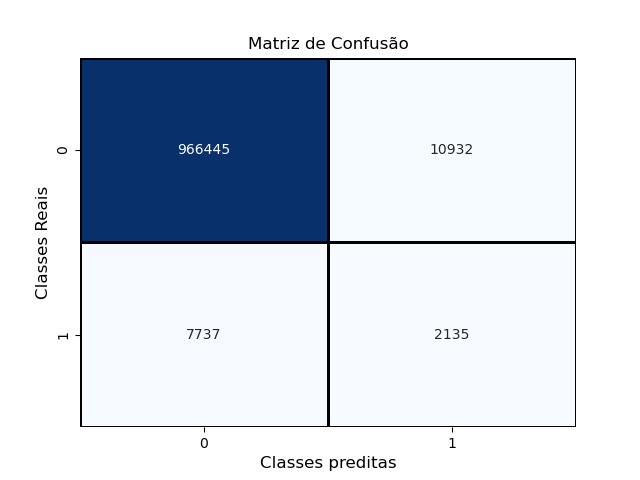

This chart was generated by the following Python code:
#import os 
#os.environ["tf_gpu_allocator"]="cuda_malloc_async"


from sklearn.model_selection import train_test_split
from sklearn.metrics import confusion_matrix
from sklearn.metrics import accuracy_score
from sklearn.metrics import classification_report

from imblearn.over_sampling import SMOTE

import numpy as np
import matplotlib.pyplot as plt
import pandas as pd

import heapq 
#os.environ["tf_gpu_allocator"]="cuda_malloc_async"



import math
import seaborn as sns


import tensorflow as tf
from tensorflow import keras

from keras.layers import Dense, Input, Dropout, BatchNormalization
from keras.models import Sequential
from keras.utils import to_categorical
from keras.optimizers import Adam
from keras.callbacks import EarlyStopping





# Enable logging to see which CPU cores or operations are being placed
#tf.debugging.set_log_device_placement(True)
def step_function(x):
    return int(x >= 0)


BS=256 #Batch SIze
LR=0.0001 #Learning Rate
DF=0.3 #Dropout Freq
WT=100 #weight for VH error in class_weight
L1=5740 #Number of units in Hidden Layer 1
L2=404 #Number of units in Hidden Layer 2
L3=28 #Number of units in Hidden Layer 3

CW = {0: 1.0, 1: WT}

per=0.01 #percentagem de VH




#Training Bit
file_path = "training_bit.txt"

with open(file_path, 'r') as myfile:
    data_training = [list(line.strip()) for line in myfile] # Read each line, convert to a list of characters

#Create the DataFrame
X_treinamento_raw = pd.DataFrame(data_training).astype(int)
print(f"X_treinamento:\n{X_treinamento_raw.describe()}\n")
X_treinamento_raw=np.array(X_treinamento_raw)

#Validation Bit
file_path = "validation_bit.txt"

with open(file_path, 'r') as myfile:
    data_validation = [list(line.strip()) for line in myfile] # Read each line, convert to a list of characters

#Create the DataFrame
X_validacao = pd.DataFrame(data_validation).astype(int)
print(f"X_validacao:\n{X_validacao.describe()}\n")
X_validacao=np.array(X_validacao)


#Testing Bit
file_path = "testing_bit.txt"

with open(file_path, 'r') as myfile:
    data_testing = [list(line.strip()) for line in myfile] # Read each line, convert to a list of characters

#Create the DataFrame
X_teste = pd.DataFrame(data_testing).astype(int)
print(f"X_teste:\n{X_teste.describe()}\n")
X_teste=np.array(X_teste)



#Training Score
file_path = "training_score.txt"
y_treinamento_unravelled=pd.read_csv(file_path, header=None)
y_treinamento_unravelled.columns=['Score']
print(f"y_treinamento_unravelled:\n{y_treinamento_unravelled.describe()}\n")
y_treinamento=np.ravel(y_treinamento_unravelled)

y_treinamento_ar = heapq.nsmallest(math.floor(per*len(y_treinamento)), y_treinamento.T)
y_treinamento_lim = y_treinamento_ar[math.floor(per*len(y_treinamento))-1]
y_treinamento_VH_raw = np.array([1 if x<=y_treinamento_lim else 0 for x in y_treinamento.T])


smote = SMOTE(random_state=42)
X_treinamento, y_treinamento_VH = smote.fit_resample(X_treinamento_raw, y_treinamento_VH_raw)

# Temos 2 classes
# Converter o vetor de rótulos para uma matriz binária
# Alterar o conjunto de dados de rótulos para o formato de string binária 1-de-N (one-hot encoding)
# Teremos uma rede neural com 2 neurônios na camada de saída
#y_treinamento_VH = to_categorical(y_treinamento_VH)


#Validation Score
file_path = "validation_score.txt"
y_validacao_unravelled=pd.read_csv(file_path, header=None)
y_validacao_unravelled.columns=['Score']
print(f"y_validacao_unravelled:\n{y_validacao_unravelled.describe()}\n")
y_validacao=np.ravel(y_validacao_unravelled)

y_validacao_ar = heapq.nsmallest(math.floor(per*len(y_validacao)), y_validacao.T)
y_validacao_lim = y_validacao_ar[math.floor(per*len(y_validacao))-1]
y_validacao_VH = np.array([1 if x<=y_validacao_lim else 0 for x in y_validacao.T])

# Temos 2 classes
# Converter o vetor de rótulos para uma matriz binária
# Alterar o conjunto de dados de rótulos para o formato de string binária 1-de-N (one-hot encoding)
# Teremos uma rede neural com 2 neurônios na camada de saída
#y_validacao_VH = to_categorical(y_validacao_VH)

#Testing Score
file_path = "testing_score.txt"
y_teste_unravelled=pd.read_csv(file_path, header=None)
y_teste_unravelled.columns=['Score']
print(f"y_teste_unravelled:\n{y_teste_unravelled.describe()}\n")
y_teste=np.ravel(y_teste_unravelled)

y_teste_ar = heapq.nsmallest(math.floor(per*len(y_teste)), y_teste.T)
y_teste_lim = y_teste_ar[math.floor(per*len(y_teste))-1]
y_teste_VH = np.array([1 if x<=y_teste_lim else 0 for x in y_teste.T])

# Temos 2 classes
# Converter o vetor de rótulos para uma matriz binária
# Alterar o conjunto de dados de rótulos para o formato de string binária 1-de-N (one-hot encoding)
# Teremos uma rede neural com 2 neurônios na camada de saída
#y_teste_VH = to_categorical(y_teste_VH)






#num_objetos num_colunas
num_objetos, num_colunas = X_treinamento.shape


#Treino teste
#X_treino, X_teste, y_treino, y_teste = train_test_split(previsoes_df, previsoes_VH, test_size = 0.3, random_state = 42)
                                                                  
                                                                  
#Treinamento Validação
#X_treinamento, X_validacao, y_treinamento, y_validacao = train_test_split(X_treino, y_treino, test_size=0.2, random_state=42)


## Topologia da Rede Neural
# - relu:  função de ativação ReLU: f(x) = max(0, x)
# - softmax: cada neurônio de saída receberá uma probabilidade

modelo = Sequential()
modelo.add(Input(shape=(num_colunas,)))
modelo.add(Dense(units=L1,name='camada_escondida_1', activation='relu'))
modelo.add(BatchNormalization()) #Evita loss nan
modelo.add(Dropout(DF))
modelo.add(Dense(units=L2,name='camada_escondida_2', activation='relu'))
modelo.add(BatchNormalization())
modelo.add(Dropout(DF))
modelo.add(Dense(units=L3,name='camada_escondida_3', activation='sigmoid'))
modelo.add(Dense(units=1, name='camada_saida', activation='sigmoid')) #Ou é Virtual hit ou não é



## Parâmetros da Rede Neural
#  optimizer = algoritmo para atualizar os pesos baseado no loss:
#       Ex. 'adam', 'sgd', 'rmsprop'
#  loss = cálculo do erro.
#       Ex.: 'mean_squared_error','categorical_crossentropy', 'binary_crossentropy'
#  metrics = lista de métricas para avaliar o modeloL

#custom_adam = tf.keras.optimizers.Adam(learning_rate=LR, clipnorm=1.0)  # Customizando para definir a learning_rate

#sgd_optimizer = keras.optimizers.SGD(learning_rate=0.01, momentum=0.9)

sgd_optimizer = keras.optimizers.SGD(
    learning_rate=LR,
    momentum=0.9,
    nesterov=True,
    weight_decay=1e-4  # Automatically applies L2 penalty to weights
)


modelo.compile(optimizer = sgd_optimizer,
               loss = tf.keras.losses.BinaryCrossentropy(from_logits=True),
               metrics = ['accuracy', keras.metrics.Precision(), tf.keras.metrics.Recall()])

modelo.summary()






#Treinamento da Rede Neural

# 150 épocas

# Define the early stopping callback
#early_stopping = EarlyStopping(
#    monitor='val_loss',     # Watch the validation loss
#    min_delta=0.001,        # Minimum change to qualify as an improvement
#    patience=10,             # Number of epochs to tolerate oscillation/no improvement
#    restore_best_weights=True, # Revert to the best model weights after stopping
#    verbose=0
#)


# Atenção para o conjunto de validação.

modelo.fit(X_treinamento,
           y_treinamento_VH,
           batch_size = BS,
           epochs = 150,
           class_weight=CW,
           validation_data = (X_validacao, y_validacao_VH)#, 
           #callbacks=[early_stopping]
           )


#Salvar modelo
sv_pth='BS_'+str(BS)+'_LR_'+str(LR)+'_DF_'+str(DF)+'_WT_'+str(WT)+'_'+str(L1)+'_'+str(L2)+'_'+str(L3)
#sv_pth='BS_'+str(BS)+'_LR_'+str(LR)+'_WT_'+str(WT)+'_'+str(L1)+'_'+str(L2)+'_'+str(L3)
modelo.save('./Resultados class/'+sv_pth+'/'+sv_pth+'.h5')


#Extração de previsões
previsoes = modelo.predict(X_teste)

y_previsao_matrix = [step_function(t-0.5) for t in previsoes]
y_teste_matrix = [step_function(t-0.5) for t in y_teste_VH]


# Acurácia do Modelo avaliada no Conjunto de Dados de teste:
accuracy = accuracy_score(y_teste_matrix, y_previsao_matrix)
print("Acurácia no conjunto de teste ( previsões Corretas / todas as previsões  ):\n", accuracy)



#Matriz de confusão - tabela com desempenho do modelo
confusao = confusion_matrix(y_teste_matrix, y_previsao_matrix)
print("Matriz de Confusão no Conjunto de Teste (Classes reais x Classes preditas):")

print("Matriz de Confusão")
print(confusao)

# Matriz de Confusão - representação mais informativa e didática
print("\n\n Matriz de Confusão")
sns.heatmap(
    confusao,
    annot=True,          # Show números nas células
    fmt='d',             # Números como inteiros
    cmap='Blues',        # Paleta de cores
    cbar=False,          # Remover barra à direita
    linewidths=1,        # Adicionar borda
    linecolor='black'    # Cor da borda
)
plt.xlabel('Classes preditas', fontsize=12)
plt.ylabel('Classes Reais', fontsize=12)
plt.title('Matriz de Confusão', fontsize=12)
plt.show()

#https://stackoverflow.com/questions/54141663/how-can-i-solve-error-allocation-exceeds-10-of-system-memory-on-keras
